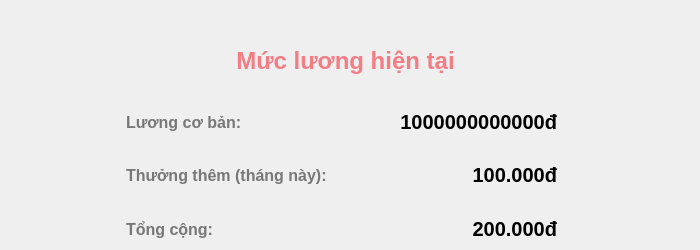
           <widget class="QWidget" name="tab">
            <attribute name="title">
             <string>Tiền lương</string>
            </attribute>
            <widget class="QLabel" name="label_73">
             <property name="geometry">
              <rect>
               <x>0</x>
               <y>45</y>
               <width>691</width>
               <height>31</height>
              </rect>
             </property>
             <property name="styleSheet">
              <string notr="true">font-size: 24px;
font-weight: bold;
color: #f27d85;</string>
             </property>
             <property name="text">
              <string>Mức lương hiện tại</string>
             </property>
             <property name="alignment">
              <set>Qt::AlignCenter</set>
             </property>
            </widget>
            <widget class="QWidget" name="widget_29" native="true">
             <property name="geometry">
              <rect>
               <x>126</x>
               <y>110</y>
               <width>431</width>
               <height>131</height>
              </rect>
             </property>
             <property name="styleSheet">
              <string notr="true">font-size: 16px;</string>
             </property>
             <layout class="QFormLayout" name="formLayout_7">
              <item row="0" column="0">
               <widget class="QLabel" name="label_75">
                <property name="styleSheet">
                 <string notr="true">	font-weight: bold;
	color: #777;</string>
                </property>
                <property name="text">
                 <string>Lương cơ bản:</string>
                </property>
               </widget>
              </item>
              <item row="0" column="1">
               <widget class="QLabel" name="staffBaseSalary">
                <property name="styleSheet">
                 <string notr="true">font-weight: bold;
font-size: 20px;</string>
                </property>
                <property name="text">
                 <string>1000000000000đ</string>
                </property>
                <property name="alignment">
                 <set>Qt::AlignRight|Qt::AlignTrailing|Qt::AlignVCenter</set>
                </property>
               </widget>
              </item>
              <item row="2" column="0">
               <widget class="QLabel" name="label_77">
                <property name="styleSheet">
                 <string notr="true">	font-weight: bold;
	color: #777;</string>
                </property>
                <property name="text">
                 <string>Thưởng thêm (tháng này):</string>
                </property>
               </widget>
              </item>
              <item row="2" column="1">
               <widget class="QLabel" name="staffBonus">
                <property name="styleSheet">
                 <string notr="true">font-weight: bold;
font-size: 20px;</string>
                </property>
                <property name="text">
                 <string>100.000đ</string>
                </property>
                <property name="alignment">
                 <set>Qt::AlignRight|Qt::AlignTrailing|Qt::AlignVCenter</set>
                </property>
               </widget>
              </item>
              <item row="4" column="0">
               <widget class="QLabel" name="label_94">
                <property name="styleSheet">
                 <string notr="true">	font-weight: bold;
	color: #777;</string>
                </property>
                <property name="text">
                 <string>Tổng cộng:</string>
                </property>
               </widget>
              </item>
              <item row="4" column="1">
               <widget class="QLabel" name="staffTotalSalary">
                <property name="styleSheet">
                 <string notr="true">font-weight: bold;
font-size: 20px;</string>
                </property>
                <property name="text">
                 <string>200.000đ</string>
                </property>
                <property name="alignment">
                 <set>Qt::AlignRight|Qt::AlignTrailing|Qt::AlignVCenter</set>
                </property>
               </widget>
              </item>
              <item row="1" column="0">
               <spacer name="verticalSpacer_18">
                <property name="orientation">
                 <enum>Qt::Vertical</enum>
                </property>
                <property name="sizeHint" stdset="0">
                 <size>
                  <width>20</width>
                  <height>40</height>
                 </size>
                </property>
               </spacer>
              </item>
              <item row="3" column="0">
               <spacer name="verticalSpacer_19">
                <property name="orientation">
                 <enum>Qt::Vertical</enum>
                </property>
                <property name="sizeHint" stdset="0">
                 <size>
                  <width>20</width>
                  <height>40</height>
                 </size>
                </property>
               </spacer>
              </item>
             </layout>
            </widget>
           </widget>
